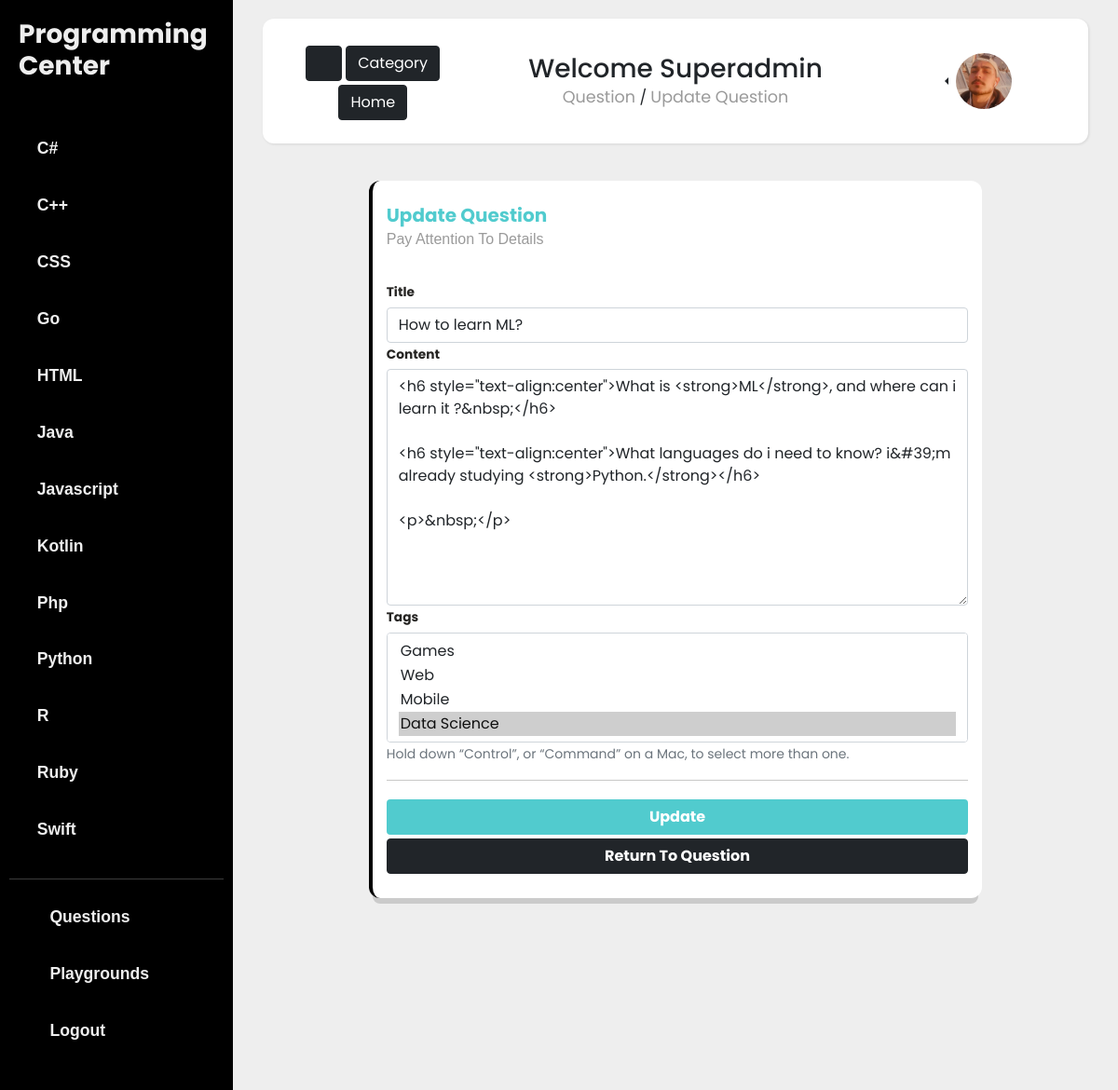
/question/update/how-to-learn-ml/ (signed in), run on the app's committed database.
### programmingLanguage/models.py (models this page shows, shortened)
class Language(models.Model):
    name = models.CharField(max_length=100, unique=True)
    slug = models.SlugField(max_length=10, unique=True)
    category = TreeManyToManyField(Category, related_name='lang_category')
    detail = RichTextField(blank=True, null=True)
    class Meta:
        ordering = ['name']

### account/models.py (models this page shows, shortened)
class UserBase(AbstractBaseUser, PermissionsMixin):
    email = models.EmailField('email address', unique=True)
    username = models.CharField(max_length=150, unique=True)
    first_name = models.CharField(max_length=150, blank=True)
    last_name = models.CharField(max_length=150, blank=True)
    slug = models.SlugField(max_length=150, unique=True)
    is_active = models.BooleanField(default=False)
    is_staff = models.BooleanField(default=False)
    created = models.DateTimeField(auto_now_add=True)
    updated = models.DateTimeField(auto_now=True)
    objects = CustomAccountManager()
    USERNAME_FIELD = 'email'
    REQUIRED_FIELDS = ['username']
    class Meta:
        verbose_name = 'Account'
        verbose_name_plural = 'Accounts'

class Profile(models.Model):
    user = models.OneToOneField(UserBase, on_delete=models.CASCADE)
    interests = models.ManyToManyField(Language, related_name='user_interests', blank=True)
    slug = models.SlugField(max_length=150, unique=True)
    about = models.TextField(blank=True)
    image = models.ImageField(default='avatar.png', upload_to=user_directory_path)
    stars = models.ManyToManyField(UserBase, related_name='star', default=None, blank=True)
    star_count = models.BigIntegerField(default='0')

### question/models.py (models this page shows, shortened)
class Question(models.Model):
    title = models.CharField(max_length=150, unique=True)
    slug = models.SlugField(max_length=150, unique=True)
    content = RichTextField(null=False, blank=False)
    tags = TreeManyToManyField(Category, related_name='cat_questions')
    author = models.ForeignKey(UserBase, on_delete=models.CASCADE, related_name='questions')
    date_posted = models.DateTimeField(default=timezone.now)
    likes = models.ManyToManyField(UserBase, related_name='like', default=None, blank=True)
    like_count = models.BigIntegerField(default='0')
    class Meta:
        ordering = ['-date_posted']

### question/views.py (the view, shortened to what this page needs)
# urls.py: path('update/<slug:slug>/', views.QuestionUpdateView.as_view(), name='question_update'),
class QuestionUpdateView(LoginRequiredMixin, UserPassesTestMixin, UpdateView):
    model = Question
    template_name = 'question/question_update.html'
    form_class = QuestionUpdateForm
    def test_func(self):
            question = self.get_object()
            return True if self.request.user == question.author else False # one line if statement :)

### question/forms.py
class QuestionUpdateForm(forms.ModelForm):
    class Meta:
        model = Question
        fields = ['title', 'content', 'tags']
        help_texts = {'tags': "Hold down “Control”, or “Command” on a Mac, to select more than one."}

### programmingLanguage/models.py (called while the page is built)
    def __str__(self):
        return self.name

### programmingLanguage/views.py (called while the page is built)
def language_list(request):
    language_list = Language.objects.all()
    context = {
        'language_list': language_list
    }
    return context

### templates/question/question_update.html (shortened to what this page needs)
{% extends '../basee.html' %}
{% load crispy_forms_tags %}
{% block content %}
<div class="container-fluid">
    <div class="row">
        <nav class="navbar">
            <div class=" col-lg-3 col-12" style="text-align: center; margin: 10px 0;">
                <button type="button" id="sidebarCollapse" class="btn btn-dark mt-1">
                    <i class="fas fa-align-left"></i>
                </button>
                <a href="{% url 'pl:category' %}" class="btn btn-dark mt-1">Category</a>
                <a href="{% url 'pl:home' %}" class="btn btn-dark mt-1">Home</a>
            </div>
            <div class=" col-lg-6 col-12" style="text-align: center; margin: 10px 0;">
                {% if request.user.is_authenticated %}
                <h3 class="mb-0">Welcome {{request.user.username|title}}</h3>
                {% endif %}
                <a href="{% url 'question:question_list' %}" class="navigation ">Question</a> /
                <a href="{% url 'question:question_update' object.slug %}" class="navigation">Update Question</a>
            </div>
            <div class="col-lg-3 col-12" style="text-align: center; margin: 10px 0;">
                {% if request.user.is_authenticated %}
                <div class="btn-group  dropstart">
                    <a type="button" class="dropdown-toggle" data-bs-toggle="dropdown" data-toggle="dropdown"
                        aria-haspopup="true" aria-expanded="false">
                        <img src="{{ request.user.profile.image.url }}" alt="" class="rounded-circle" width="60"
                            height="60">
                    </a>
                </div>
                {% else %}
                <div class="row justify-content-center">
                    <a href="{% url 'account:register' %}" class="btn btn-dark col-5"
                        style="margin-right: 5px;">Register</a>
                    <a href="{% url 'account:login' %}" class="btn btn-dark col-5">Log in</a>
                </div>
                {% endif %}
            </div>
        </nav>
    </div>
</div>
<div class="row justify-content-center">
    <div class="col-lg-9 col-md-12 col-sm-12">
        <div class="card card-border">
            <div class="card-header">
                <h5 class="card-title title mb-0">Update Question</h5>
                <p class="card-category">pay attention to details</p>
            </div>
            <div class="card-body update">
                <form method="POST">
                    {{form|crispy}}
                    <hr>
                    <button type="submit" class="btn col-12 my-1">Update</button>
                </form>
                <a class="btn btn-dark col-12 fw-bold" href="{% url 'question:question_detail' object.slug %}">Return To Question</a></p>
            </div>
        </div>
    </div>
</div>
{% endblock %}

### templates/basee.html (shortened to what this page needs)
{% load static %}
<!doctype html>
<html lang="en">
<head>
    <link href="https://cdn.jsdelivr.net/npm/bootstrap@5.0.0-beta2/dist/css/bootstrap.min.css" rel="stylesheet"
>
    <link href="{% static 'fontawesome_free/css/all.min.css' %}" rel="stylesheet" type="text/css">
    <link rel="stylesheet" href="https://cdn.jsdelivr.net/gh/devicons/devicon@v2.10.1/devicon.min.css">
    <link href="{% static 'css/sidebar.css' %}" rel="stylesheet">
    <link href="{% static 'css/card.css' %}" rel="stylesheet">
    <link href="{% static 'css/card1.css' %}" rel="stylesheet">
</head>
<body>
    <div class="wrapper">
        <nav id="sidebar">
            <div class="sidebar-header">
                <a href="{% url 'pl:home' %}">
                <h3 class="fw-bold">Programming Center</h3>
                </a>
            </div>
            <ul class="components">
                {% for lang in language_list %}
                <li>
                    <a href="{% url 'pl:languages_detail' lang.slug %}">
                        <p class="fw-bold">{{lang.name}}</p>
                    </a>
                </li>
                {% endfor %}
                <hr>
                <li>
                    <a href="{% url 'question:question_list' %}">
                        <i class="fas fa-question y-icon"></i>
                        <p class="fw-bold">Questions</p>
                    </a>
                </li>
                <li>
                    <a href="{% url 'editor:home' %}">
                        <i class="fas fa-file-code game-icon"></i>
                        <p class="fw-bold">Playgrounds</p>
                    </a>
                </li>
                {% if request.user.is_authenticated %}
                <li>
                    <a href="{% url 'account:logout' %}">
                        <i class="fas fa-power-off web-icon"></i>
                        <p class="fw-bold">Logout</p>
                    </a>
                </li>
                {% endif %}
            </ul>
        </nav>
        <div id="content">
            <main class="container">
                {% block content %}
                {% endblock %}
            </main>
        </div>
    </div>
</body>
</html>

### static/css/sidebar.css (style rules this page uses)
:root { --mainColor: #fff; }
body { font-family: 'Poppins', sans-serif; background: #eee; }
p { font-family: sans-serif, 'Poppins'; font-size: 1em; font-weight: 300; line-height: 1.7em; }
a { color: inherit; text-decoration: none; transition: all 0.3s; }
.navbar { padding: 15px 10px; background: #fff; border: none; border-radius: 12px; margin-bottom: 40px; box-shadow: 1px 1px 3px rgba(0, 0, 0, 0.1); }
i, span { display: inline-block; }
.wrapper { display: flex; align-items: stretch; }
#sidebar { min-width: 250px; max-width: 250px; background: #000; color: #eee; transition: all 0.3s; }
#sidebar .sidebar-header { padding: 20px; background: #000; }
#sidebar ul.components { position: relative; padding: 20px 10px; }
#sidebar ul li a { padding: 10px 10px 5px; font-size: 1.1em; display: block; background: linear-gradient(to right, var(--mainColor) 0%, var(--mainColor) 100%); background-position: 0 0 ; background-repeat: repeat-x; background-size: 1px 0; transition: background-size .5s; }
#sidebar ul.components li a p { display: inline-block; margin-left: 15px; }
#content { width: 100%; padding: 20px; min-height: 100vh; transition: all 0.3s; }

### static/css/card.css (style rules this page uses)
.category, .card-category { text-transform: capitalize; font-weight: 400; color: #9A9A9A; font-size: 0.7142em; }
.card-category { font-size: 1em; }
.card { border-radius: 12px; box-shadow: 0 10px 0 -4px rgba(0, 0, 0, 0.15); background-color: #FFFFFF; color: #252422; margin-bottom: 20px; position: relative; border: 0 none; transition: transform 300ms cubic-bezier(0.34, 2, 0.6, 1), box-shadow 200ms ease; }
.update button { background-color: #51cbce; color: #fff; text-decoration: none; font-weight: 700; }
.card-border { border-left: 4px solid black; }
.card .card-body { padding: 15px 15px 10px 15px; }
.card .card-header { padding: 15px 15px 0; border: 0; }
.card .card-header:not([data-background-color]) { background-color: transparent; }
.card .card-header .card-title { margin-top: 10px; }
.title { font-weight: 700; color: #51cbce; }
.card label { font-size: 0.8571em; font-weight: 700; margin-bottom: 5px; }
a.navigation { color: #9A9A9A; font-size: 1.1rem; }
.web-icon { color: #d9534f; }
.game-icon { color: #5cb85c; }
.y-icon { color: #f0ad4e; }

### data on the page
Language: name "C#"
Language: name "C++"
Language: name "CSS"
Language: name "Go"
Language: name "HTML"
Language: name "Java"
Language: name "Javascript"
Language: name "Kotlin"
Language: name "Php"
Language: name "Python"
Language: name "R"
Language: name "Ruby"
Language: name "Swift"
UserBase: user.username "Superadmin", user.profile.image (picture)
Question: title "How to learn ML?", content "<h6 style=\"text-align:center\">What is <strong>ML</strong>, and where can i learn it ?&nbsp;</h6> <h6 style=\"text-align:center\">What languages do i need to know? i&#39;m already studying <strong>Python.</strong></h6> <p>&nbsp;</p>"
